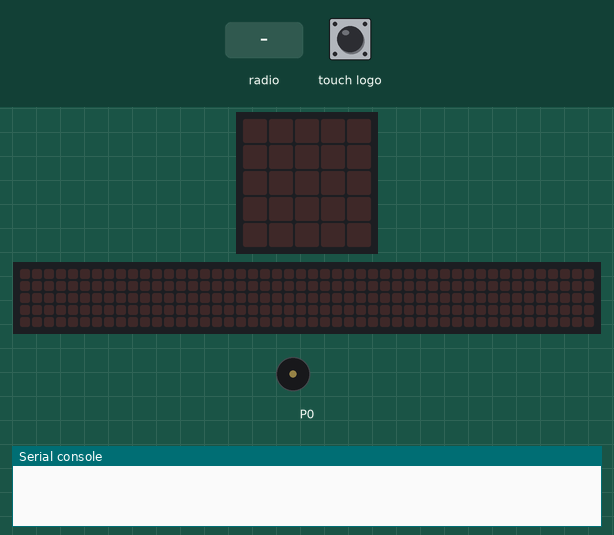
This program was run on a simulated BBC micro:bit (MakeCode). On the bench: the board's 5×5 LED display, a strip that is not on the board, showing the scrolling text unrolled, buzzer (waves = sounding), the last lines printed to the serial console. The test bench sets the inputs (shaded band). No radio messages arrive unless stated (any console line starting 'radio sent:' is added by the test bench); the 48×5 strip is a reading aid, not a part: it shows the text the display is scrolling, unrolled, one strip-width of it at a time.

Above: at 1.2 s.
1.3 s: touch logo pressed for 0.15 s
At 3.1 s:
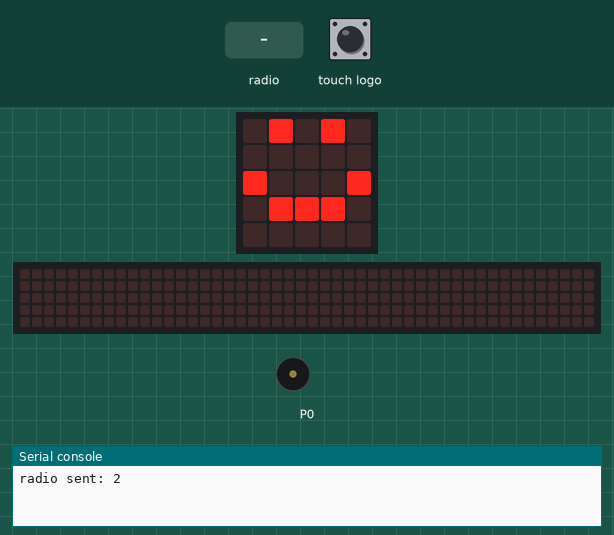
3.4 s: radio message "2" arrives
At 3.47 s:
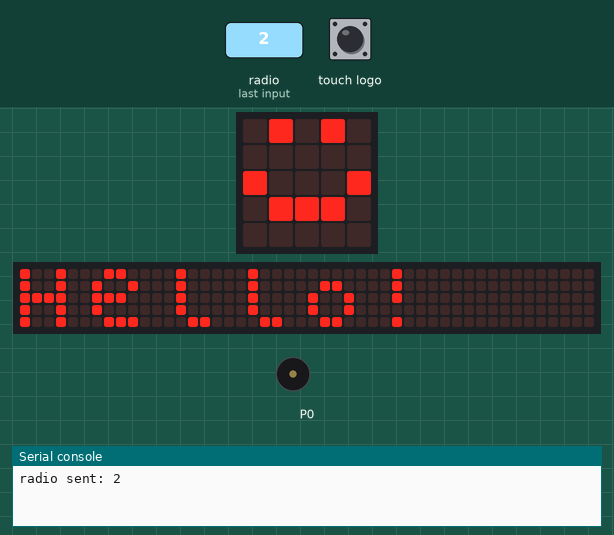
6.4 s: touch logo pressed for 0.15 s
At 9.3 s:
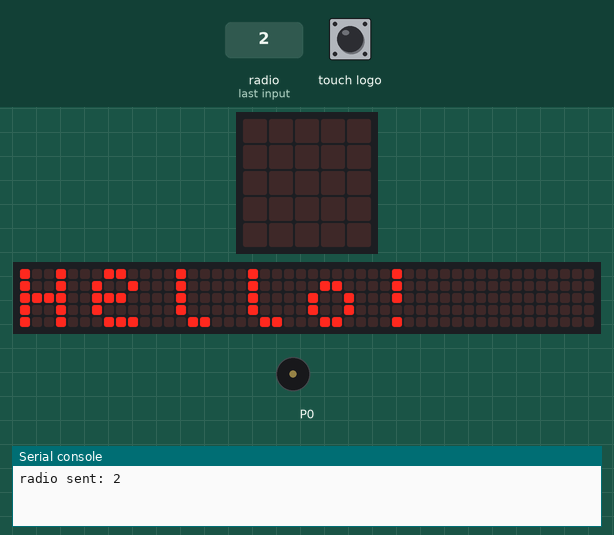
9.4 s: radio message "2" arrives
At 9.92 s:
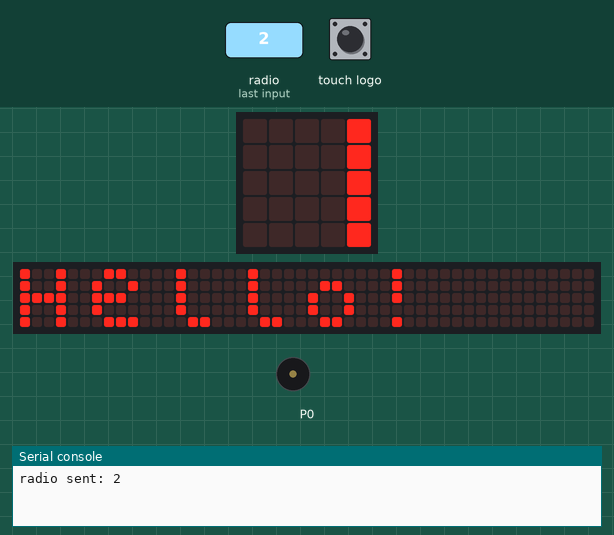
12.4 s: touch logo pressed for 0.15 s
At 16.65 s:
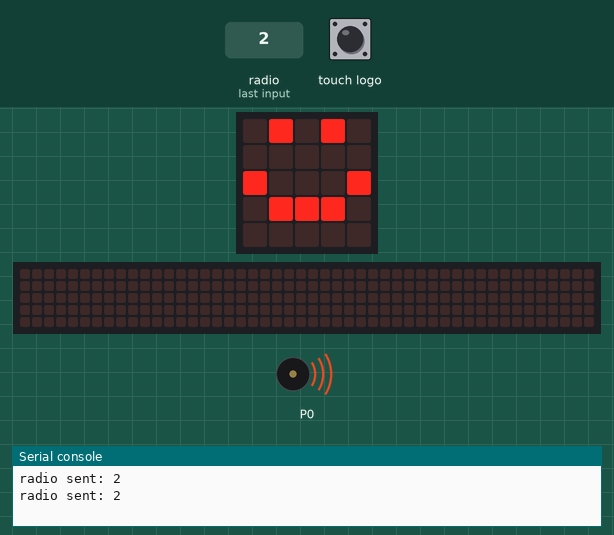
Timing chart, 0 to 18.4 s (numbered marks = the images above; inputs shaded):
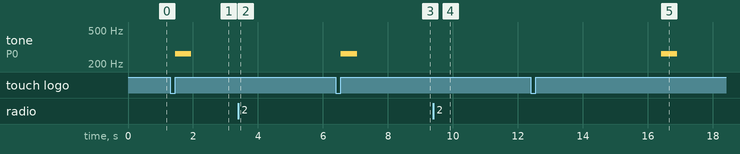

Measured:
- after the input at 1.3 s, tone on P0: silent → 262 Hz after 0.15 s, → silent 0.50 s later; the display: changes after 0.66 s (image 1)
- after the input at 3.4 s, the display: changes at once (image 2)
- after the input at 6.4 s, tone on P0: silent → 262 Hz after 0.15 s, → silent 0.50 s later
- after the input at 12.4 s, tone on P0: silent → 262 Hz after 4.0 s, → silent 0.50 s later

The program:

main.ts
```typescript
radio.onReceivedNumber(function (receivedNumber) {
    basic.showString("Hello!")
})
input.onLogoEvent(TouchButtonEvent.Pressed, function () {
    music.play(music.tonePlayable(262, music.beat(BeatFraction.Whole)), music.PlaybackMode.UntilDone)
    basic.showLeds(`
        . # . # .
        . . . . .
        # . . . #
        . # # # .
        . . . . .
        `)
    radio.sendNumber(2)
})
```

test.ts
```typescript
// тестовете отиват тук; това няма да се компилира, когато този пакет се използва като разширение.
```
